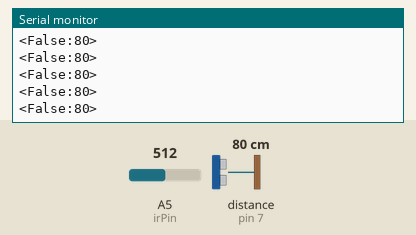
Simulated run of this sketch. Board: Arduino Uno, built with avr-gcc and run on an emulated ATmega328P. On the bench: the last lines printed to the serial monitor. Wiring (inferred from the names in the program): ultrasonic range finder: trigger pin 7; echo pin 7. Inputs (shaded band) come from the test bench; at power-on: A5 (irPin) = 512, distance to the obstacle (sensor on pin 7) 80 cm. The echo pulse lasts 58.3 µs per cm.

Above: at 1.2 s.
1.3 s: A5 (irPin) set to 494
At 1.49 s:
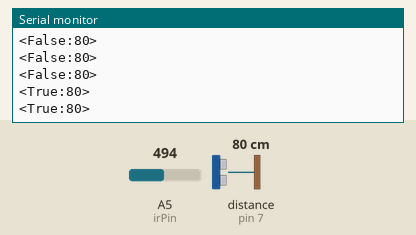
3.3 s: distance to the obstacle (sensor on pin 7) set to 250 cm
At 3.4 s:
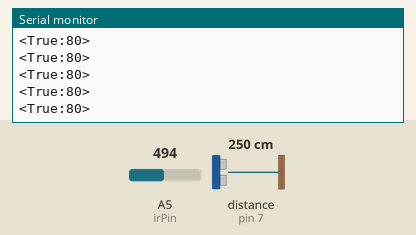
6.3 s: distance to the obstacle (sensor on pin 7) set to 2 cm
At 6.4 s:
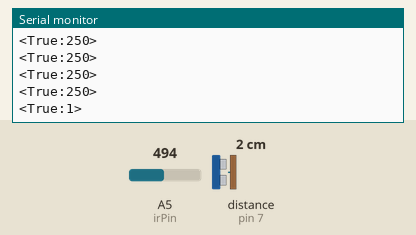
7.8 s: distance to the obstacle (sensor on pin 7) set to 299 cm
At 7.83 s:
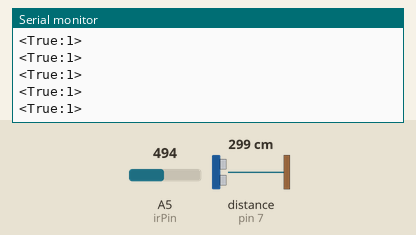
10.8 s: A5 (irPin) set to 510
At 10.91 s:
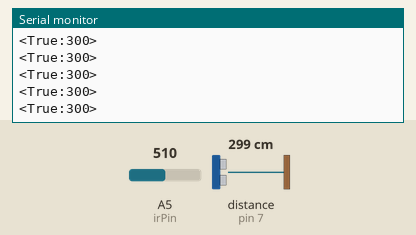
Timing chart, 0 to 13.3 s (numbered marks = the images above; inputs shaded):
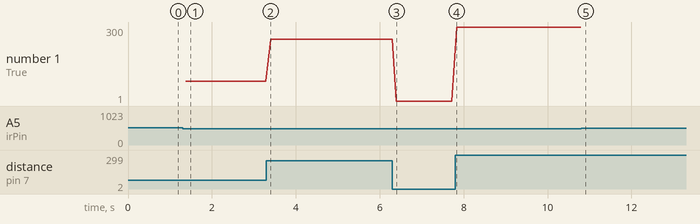

The sketch:

arduino.ino
```cpp
// set some ping constants
const int usPin = 7;
const int irPin = A5;

void setup() {
  // initialize serial communication:
  Serial.begin(9600);
  pinMode(irPin, INPUT);
}

long get_US_distance()
{
  long duration;

  pinMode(usPin, OUTPUT);
  digitalWrite(usPin, LOW);
  delayMicroseconds(2);
  digitalWrite(usPin, HIGH);
  delayMicroseconds(5);
  digitalWrite(usPin, LOW);

  pinMode(usPin, INPUT);
  duration = pulseIn(usPin, HIGH, 1000000);

  // convert the time into a distance
  return microsecondsToCentimeters(duration);
}

long get_IR_status()
{
  return analogRead(irPin);
}


void loop()
{
  // establish variables for duration of the ping,
  // and the distance result in inches and centimeters:
  long US_distance, IR_status;

  US_distance = get_US_distance();

  IR_status = get_IR_status();

  Serial.print("<");
  Serial.print(IR_status>500?"False":"True");
  Serial.print(":");
  Serial.print(US_distance);
  Serial.println(">");

  delay(100);
}

long microsecondsToCentimeters(long microseconds)
{
  // The speed of sound is 340 m/s or 29 microseconds per centimeter.
  // The ping travels out and back, so to find the distance of the
  // object we take half of the distance travelled.
  return microseconds / 29 / 2;
}
```

Measured:
- the behaviour switches between 501 and 500 on A5 (irPin) (found by bisection; images 0 and 1)
- after the input at 1.3 s, the serial monitor: prints a new line after 0.08 s (image 1)
- after the input at 6.3 s, the serial monitor: prints a new line after 0.10 s (image 3)
- plotted number 1: 80 → 250 after the input at 3.3 s, 250 → 1 after the input at 6.3 s, 1 → 300 after the input at 7.8 s
